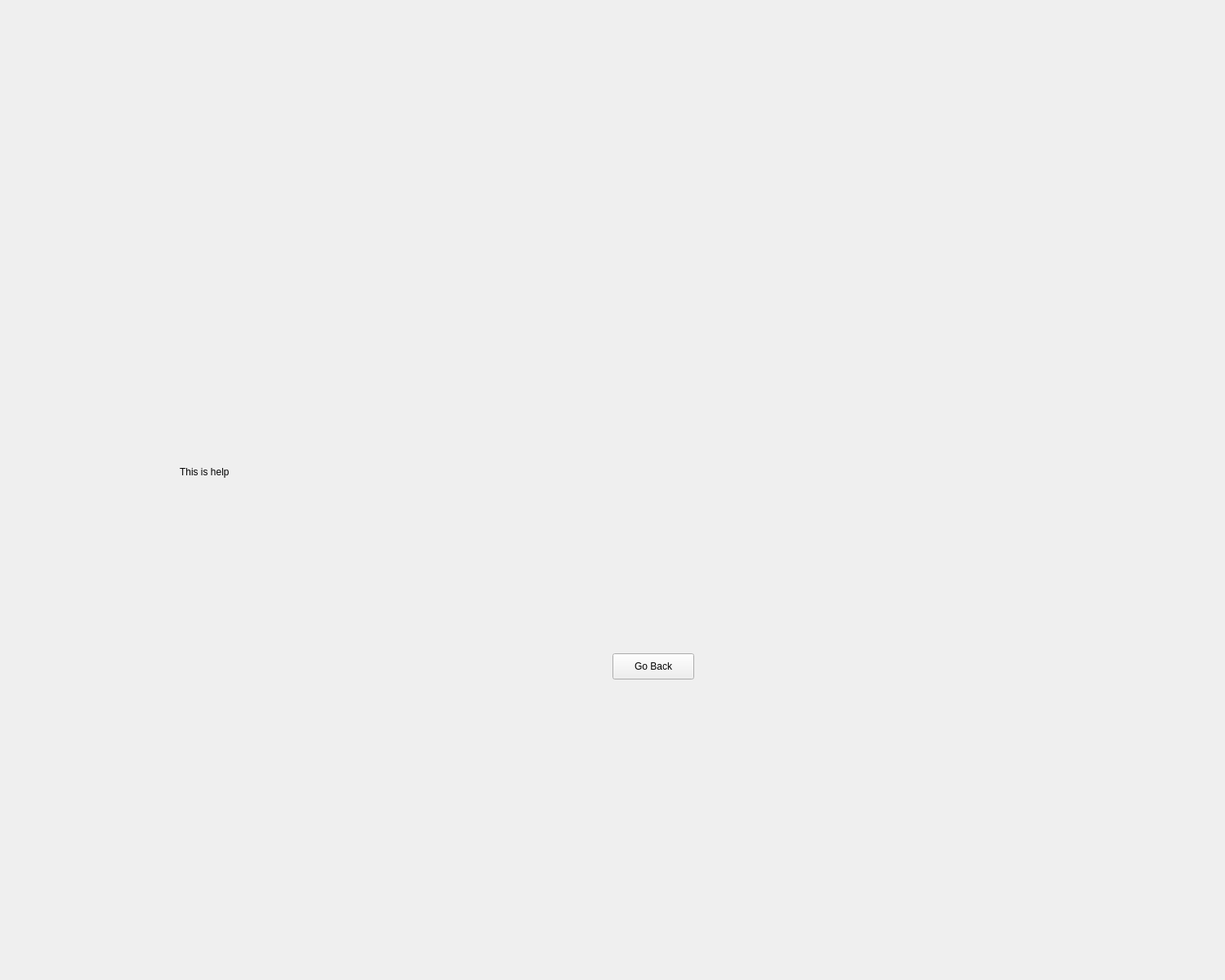
<?xml version="1.0" encoding="UTF-8"?>
<ui version="4.0">
 <class>Help</class>
 <widget class="QWidget" name="Help">
  <property name="geometry">
   <rect>
    <x>0</x>
    <y>0</y>
    <width>1500</width>
    <height>1200</height>
   </rect>
  </property>
  <property name="windowTitle">
   <string>Form</string>
  </property>
  <widget class="QPushButton" name="Goback_button">
   <property name="geometry">
    <rect>
     <x>750</x>
     <y>800</y>
     <width>100</width>
     <height>32</height>
    </rect>
   </property>
   <property name="text">
    <string>Go Back</string>
   </property>
  </widget>
  <widget class="QLabel" name="label">
   <property name="geometry">
    <rect>
     <x>220</x>
     <y>570</y>
     <width>431</width>
     <height>16</height>
    </rect>
   </property>
   <property name="text">
    <string>This is help</string>
   </property>
  </widget>
 </widget>
 <resources/>
 <connections/>
</ui>
